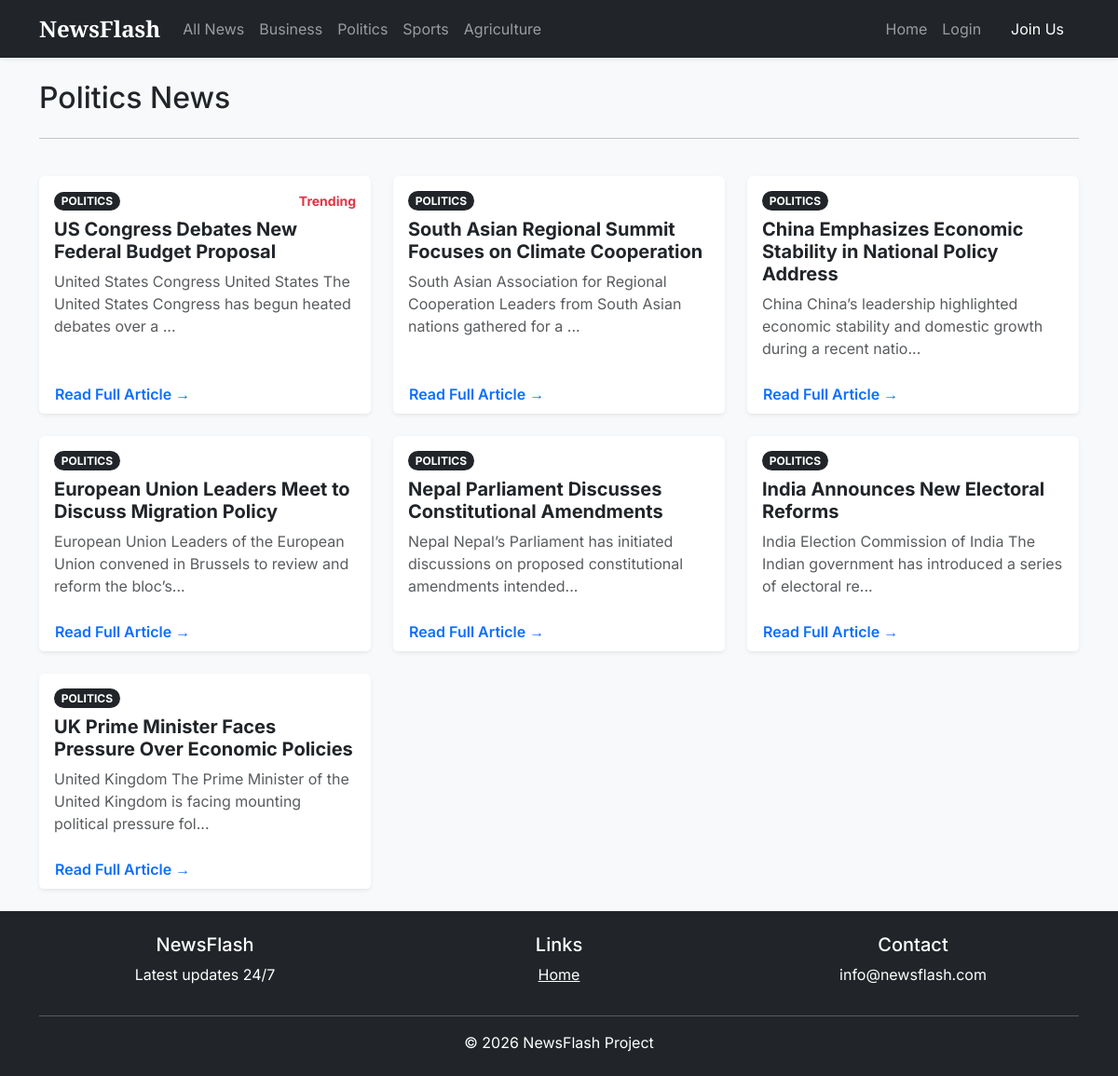
The app's page /category/Politics with its own data.
### app/models.py (models this page shows, shortened)
class Category(db.Model):
    id = db.Column(db.Integer, primary_key=True)
    name = db.Column(db.String(50), unique=True, nullable=False)
    posts = db.relationship('Post', backref='category', lazy=True)

class Post(db.Model):
    id = db.Column(db.Integer, primary_key=True)
    title = db.Column(db.String(100), nullable=False)
    date_posted = db.Column(db.DateTime, nullable=False, default=datetime.utcnow)
    content = db.Column(db.Text, nullable=False)
    user_id = db.Column(db.Integer, db.ForeignKey('user.id'), nullable=False)
    category_id = db.Column(db.Integer, db.ForeignKey('category.id'), nullable=False)
    is_trending = db.Column(db.Boolean, default=False)

### app/routes.py (the view)
@main_bp.route("/category/<string:category_name>")
def category_posts(category_name):
    category = Category.query.filter(Category.name.ilike(category_name)).first_or_404()
    posts = Post.query.filter_by(category_id=category.id)\
               .order_by(Post.is_trending.desc(), Post.date_posted.desc()).all()
    return render_template('index.html', posts=posts, title=category.name)

### app/templates/index.html (shortened to what this page needs)
{% extends "layout.html" %}
{% block content %}
<div class="row">
    <div class="col-md-12 mb-4">
        <h2 class="mb-4">{% if title %}{{ title }} News{% else %}Latest News{% endif %}</h2>
        <hr>
    </div>
    {% if posts %}
        {% for post in posts %}
        <div class="col-md-6 col-lg-4 mb-4">
            <div class="card h-100 border-0 shadow-sm">
                <div class="card-body">
                    <div class="d-flex justify-content-between align-items-center mb-2">
                        <span class="badge rounded-pill bg-dark text-uppercase">{{ post.category.name }}</span>
                        {% if post.is_trending %}
                            <small class="text-danger fw-bold"> Trending</small>
                        {% endif %}
                    </div>
                    <h5 class="card-title fw-bold"><a href="{{ url_for('main.post', post_id=post.id) }}" class="text-decoration-none text-dark">{{ post.title }}</a></h5>
                    <p class="card-text text-muted">{{ post.content[:100] }}...</p>
                </div>
                <div class="card-footer bg-white border-0">
                    <a href="{{ url_for('main.post', post_id=post.id) }}" class="btn btn-link p-0 text-decoration-none fw-semibold">Read Full Article →</a>
                </div>
            </div>
        </div>
        {% endfor %}
    {% else %}
        <div class="col-12 text-center py-5">
            <h3>No news stories yet. Be the first to post!</h3>
            <a href="{{ url_for('main.new_post') }}" class="btn btn-primary mt-3">Post News</a>
        </div>
    {% endif %}
</div>
{% endblock %}

### app/templates/layout.html (style rules this page uses)
body { font-family: 'Inter', sans-serif; }

### records on screen
Category: name "Politics"
Post: category.name "POLITICS", is_trending "Trending", title "US Congress Debates New Federal Budget Proposal", content "United States Congress United States The United States Congress has begun heated debates over a"
Post: category.name "POLITICS", title "South Asian Regional Summit Focuses on Climate Cooperation", content "South Asian Association for Regional Cooperation Leaders from South Asian nations gathered for a"
Post: category.name "POLITICS", title "China Emphasizes Economic Stability in National Policy Address", content "China China’s leadership highlighted economic stability and domestic growth during a recent natio"
Post: category.name "POLITICS", title "European Union Leaders Meet to Discuss Migration Policy", content "European Union Leaders of the European Union convened in Brussels to review and reform the bloc’s"
Post: category.name "POLITICS", title "Nepal Parliament Discusses Constitutional Amendments", content "Nepal Nepal’s Parliament has initiated discussions on proposed constitutional amendments intended"
Post: category.name "POLITICS", title "India Announces New Electoral Reforms", content "India Election Commission of India The Indian government has introduced a series of electoral re"
Post: category.name "POLITICS", title "UK Prime Minister Faces Pressure Over Economic Policies", content "United Kingdom The Prime Minister of the United Kingdom is facing mounting political pressure fol"
